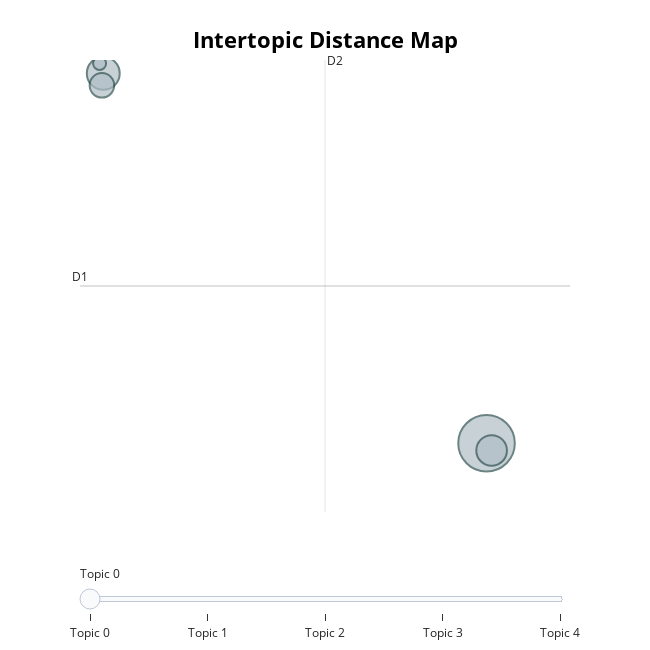

Source (notebook cell):
### Code cell
topic_model.visualize_topics()

### Figure 1 — Plotly figure (JSON) as saved in the notebook; plotly's stock layout.template omitted (floating-point values rounded to 4 significant figures)
{"data": [{"customdata": [[0, "fashion | online | store | accessories | brands", 133], [1, "trade | distribution | retail | home | 20", 45], [2, "jewelery | luxury | brands | high | delivery", 39], [3, "outlet |  |  |  | ", 25], [4, "required | attention required | required cloudflare | attention | cloudflare", 7]], "hovertemplate": "<b>Topic %{customdata[0]}</b><br>%{customdata[1]}<br>Size: %{customdata[2]}", "legendgroup": "", "marker": {"color": "#B0BEC5", "line": {"color": "DarkSlateGrey", "width": 2}, "size": [133, 45, 39, 25, 7], "sizemode": "area", "sizeref": 0.08313, "symbol": "circle"}, "mode": "markers", "name": "", "orientation": "v", "showlegend": false, "type": "scatter", "x": [42.25, 10.96, 42.67, 10.85, 10.66], "xaxis": "x", "y": [-23.05, -1.894, -23.46, -2.574, -1.326], "yaxis": "y"}], "layout": {"annotations": [{"showarrow": false, "text": "D1", "x": 9.057, "y": -14.05, "yshift": 10}, {"showarrow": false, "text": "D2", "x": 29.06, "xshift": 10, "y": -1.127}], "height": 650, "hoverlabel": {"bgcolor": "white", "font": {"family": "Rockwell", "size": 16}}, "legend": {"itemsizing": "constant", "tracegroupgap": 0}, "margin": {"t": 60}, "shapes": [{"line": {"color": "#CFD8DC", "width": 2}, "type": "line", "x0": 29.06, "x1": 29.06, "y0": -26.98, "y1": -1.127}, {"line": {"color": "#9E9E9E", "width": 2}, "type": "line", "x0": 9.057, "x1": 49.07, "y0": -14.05, "y1": -14.05}], "sliders": [{"active": 0, "pad": {"t": 50}, "steps": [{"args": [{"marker.color": [["red", "#B0BEC5", "#B0BEC5", "#B0BEC5", "#B0BEC5"]]}], "label": "Topic 0", "method": "update"}, {"args": [{"marker.color": [["#B0BEC5", "red", "#B0BEC5", "#B0BEC5", "#B0BEC5"]]}], "label": "Topic 1", "method": "update"}, {"args": [{"marker.color": [["#B0BEC5", "#B0BEC5", "red", "#B0BEC5", "#B0BEC5"]]}], "label": "Topic 2", "method": "update"}, {"args": [{"marker.color": [["#B0BEC5", "#B0BEC5", "#B0BEC5", "red", "#B0BEC5"]]}], "label": "Topic 3", "method": "update"}, {"args": [{"marker.color": [["#B0BEC5", "#B0BEC5", "#B0BEC5", "#B0BEC5", "red"]]}], "label": "Topic 4", "method": "update"}]}], "title": {"font": {"color": "Black", "size": 22}, "text": "<b>Intertopic Distance Map</b>", "x": 0.5, "xanchor": "center", "y": 0.95, "yanchor": "top"}, "width": 650, "xaxis": {"anchor": "y", "domain": [0, 1], "range": [9.057, 49.07], "title": {"text": ""}, "visible": false}, "yaxis": {"anchor": "x", "domain": [0, 1], "range": [-26.98, -1.127], "title": {"text": ""}, "visible": false}}}
